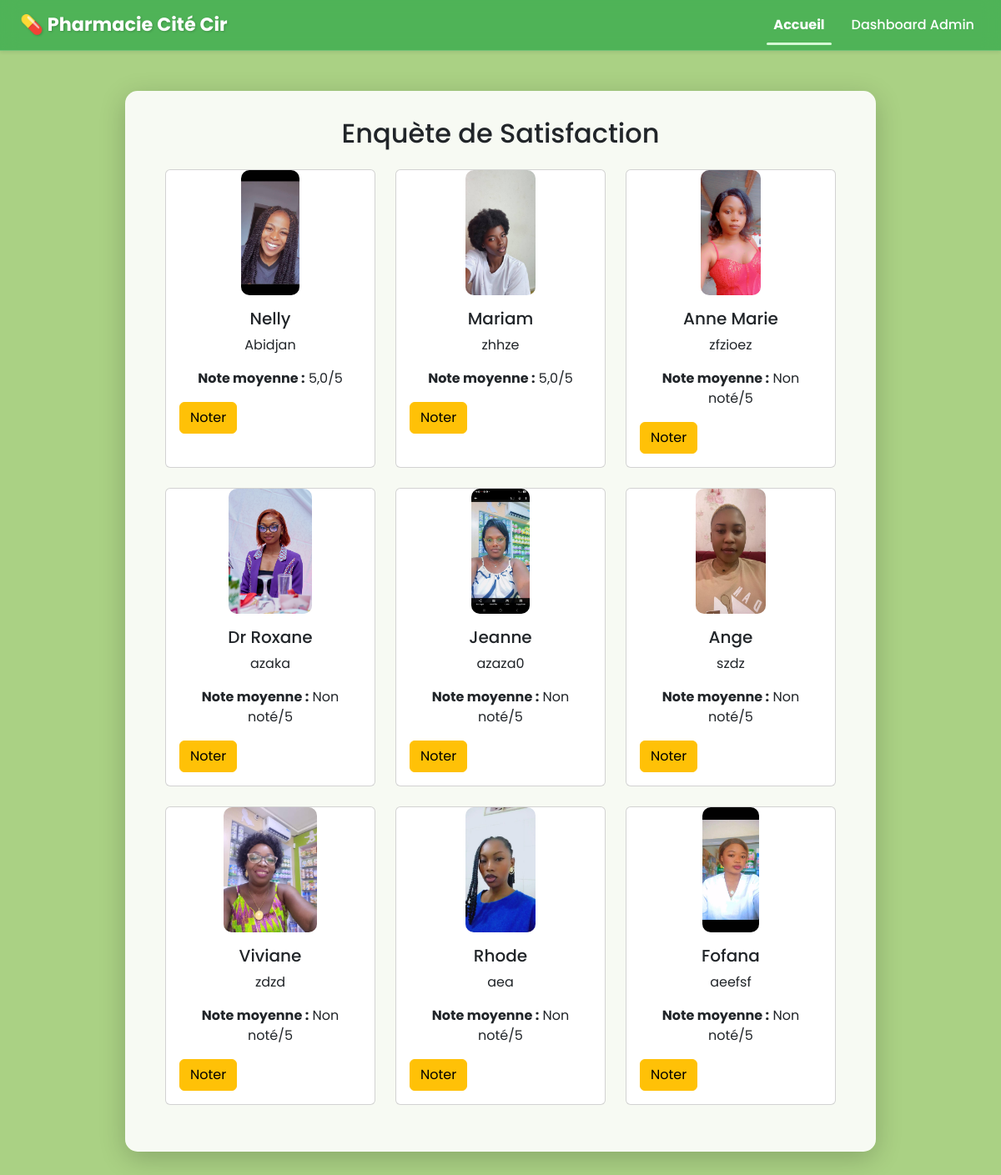
The page / on the database its author committed.
### pharmacie_app/models.py (models this page shows, shortened)
class Pharmacien(models.Model):
    nom = models.CharField(max_length=100)
    adresse = models.CharField(max_length=255)
    telephone = models.CharField(max_length=20)
    email = models.EmailField(unique=True)
    image = models.ImageField(upload_to='pharmaciens/', blank=True, null=True)
    description = models.TextField(blank=True)
    date_ajout = models.DateTimeField(auto_now_add=True)
    def moyenne_notes(self):
        avis = self.avis_set.all()
        if avis.exists():
            return round(sum([a.note for a in avis]) / avis.count(), 2)
        return None

class Avis(models.Model):
    pharmacien = models.ForeignKey(Pharmacien, on_delete=models.CASCADE)
    auteur = models.CharField(max_length=100)
    note = models.PositiveSmallIntegerField(choices=[(i, i) for i in range(1, 6)])
    commentaire = models.TextField()
    date_ajout = models.DateTimeField(auto_now_add=True)

### pharmacie_app/views.py (the view)
# urls.py: path('', views.liste_pharmaciens, name='liste_pharmaciens'),
def liste_pharmaciens(request):
    pharmaciens = Pharmacien.objects.all()
    return render(request, 'pharmacie_app/liste_pharmaciens.html', {'pharmaciens': pharmaciens})

### pharmacie_app/templates/pharmacie_app/liste_pharmaciens.html (shortened to what this page needs)
{% extends 'pharmacie_app/base.html' %}
{% block content %}
<h2 class="mb-4">Enquète de Satisfaction</h2>
<div class="row">
    {% for pharmacien in pharmaciens %}
    <div class="col-md-4 mb-4">
        <div class="card h-100">
            {% if pharmacien.image %}
            <img src="{{ pharmacien.image.url }}" alt="Photo de {{ pharmacien.nom }}" style="max-width:150px; max-height:150px; margin:auto; display:block; object-fit:cover; border-radius:10px;">
            {% endif %}
            <div class="card-body">
                <h5 class="card-title">{{ pharmacien.nom }}</h5>
                <p class="card-text"> {{ pharmacien.adresse }}</p>
                <p class="card-text"><strong>Note moyenne :</strong> {{ pharmacien.moyenne_notes|default:'Non noté' }}/5</p>
                <div class="d-flex gap-2">
                    <a href="{% url 'noter_pharmacien' pharmacien.pk %}" class="btn btn-warning me-2">Noter</a>
                </div>
            </div>
        </div>
    </div>
    {% empty %}
    <p>Aucun pharmacien enregistré.</p>
    {% endfor %}
</div>
{% endblock %}

### pharmacie_app/templates/pharmacie_app/base.html (shortened to what this page needs)
<!DOCTYPE html>
<html lang="fr">
    {% load static %}
<head>
    <link href="https://cdn.jsdelivr.net/npm/bootstrap@5.3.2/dist/css/bootstrap.min.css" rel="stylesheet">
</head>
<div class="pharma-animated-bg">
</div>
<body>
<nav class="navbar navbar-expand-lg glass-navbar shadow-sm">
  <div class="container-fluid px-4">
    <a class="navbar-brand fw-bold text-white" href="/">
      💊 Pharmacie Cité Cir
    </a>
    <div class="collapse navbar-collapse" id="navbarContent">
      <ul class="navbar-nav ms-auto mb-2 mb-lg-0">
        <li class="nav-item">
          <a class="nav-link {% if request.path == '/' %}active{% endif %}" href="/">Accueil</a>
        </li>
        <li class="nav-item">
          <a class="nav-link {% if request.path == '/dashboard/' %}active{% endif %}" href="/dashboard/">Dashboard Admin</a>
        </li>
      </ul>
    </div>
  </div>
</nav>
<div class="container">
    {% block content %}{% endblock %}
</div>
</body>
</html>

### pharmacie_app/templates/pharmacie_app/base.html (style rules this page uses)
.pharma-animated-bg { position: fixed; top: 0; left: 0; width: 100%; height: 100%; overflow: hidden; z-index: 0; pointer-events: none; }
.container { max-width: 800px; margin: 3rem auto; background: rgba(255, 255, 255, 0.9); padding: 2rem 3rem; border-radius: 15px; box-shadow: 0 8px 32px rgba(0, 0, 0, 0.2); text-align: center; animation: fadeIn 1.2s ease-out; }
body { background: #aad184; font-family: 'Poppins', sans-serif; background-size: cover; background-attachment: fixed; overflow-x: hidden; }
.glass-navbar { background: rgba(40, 167, 69, 0.7); backdrop-filter: blur(10px); -webkit-backdrop-filter: blur(10px); border-bottom: 1px solid rgba(255, 255, 255, 0.2); }
.navbar-brand { font-size: 1.4rem; text-shadow: 1px 1px 3px rgba(0, 0, 0, 0.2); }
.navbar-nav .nav-link { color: #ffffff; font-weight: 500; margin-left: 1rem; transition: all 0.3s ease-in-out; position: relative; }
.navbar-nav .nav-link.active { color: #fff; font-weight: 700; }
.navbar-nav .nav-link.active::after, .navbar-nav .nav-link:hover::after { content: ""; position: absolute; bottom: -4px; left: 0; width: 100%; height: 3px; background-color: #d4f8d4; border-radius: 2px; }
.container { max-width: 900px; }

### rows shown on the page
Pharmacien: image (picture), nom "Nelly", adresse "Abidjan", moyenne_notes "5,0"
Pharmacien: image (picture), nom "Mariam", adresse "zhhze", moyenne_notes "5,0"
Pharmacien: image (picture), nom "Anne Marie", adresse "zfzioez", moyenne_notes "Non noté"
Pharmacien: image (picture), nom "Dr Roxane", adresse "azaka", moyenne_notes "Non noté"
Pharmacien: image (picture), nom "Jeanne", adresse "azaza0", moyenne_notes "Non noté"
Pharmacien: image (picture), nom "Ange", adresse "szdz", moyenne_notes "Non noté"
Pharmacien: image (picture), nom "Viviane", adresse "zdzd", moyenne_notes "Non noté"
Pharmacien: image (picture), nom "Rhode", adresse "aea", moyenne_notes "Non noté"
Pharmacien: image (picture), nom "Fofana", adresse "aeefsf", moyenne_notes "Non noté"
